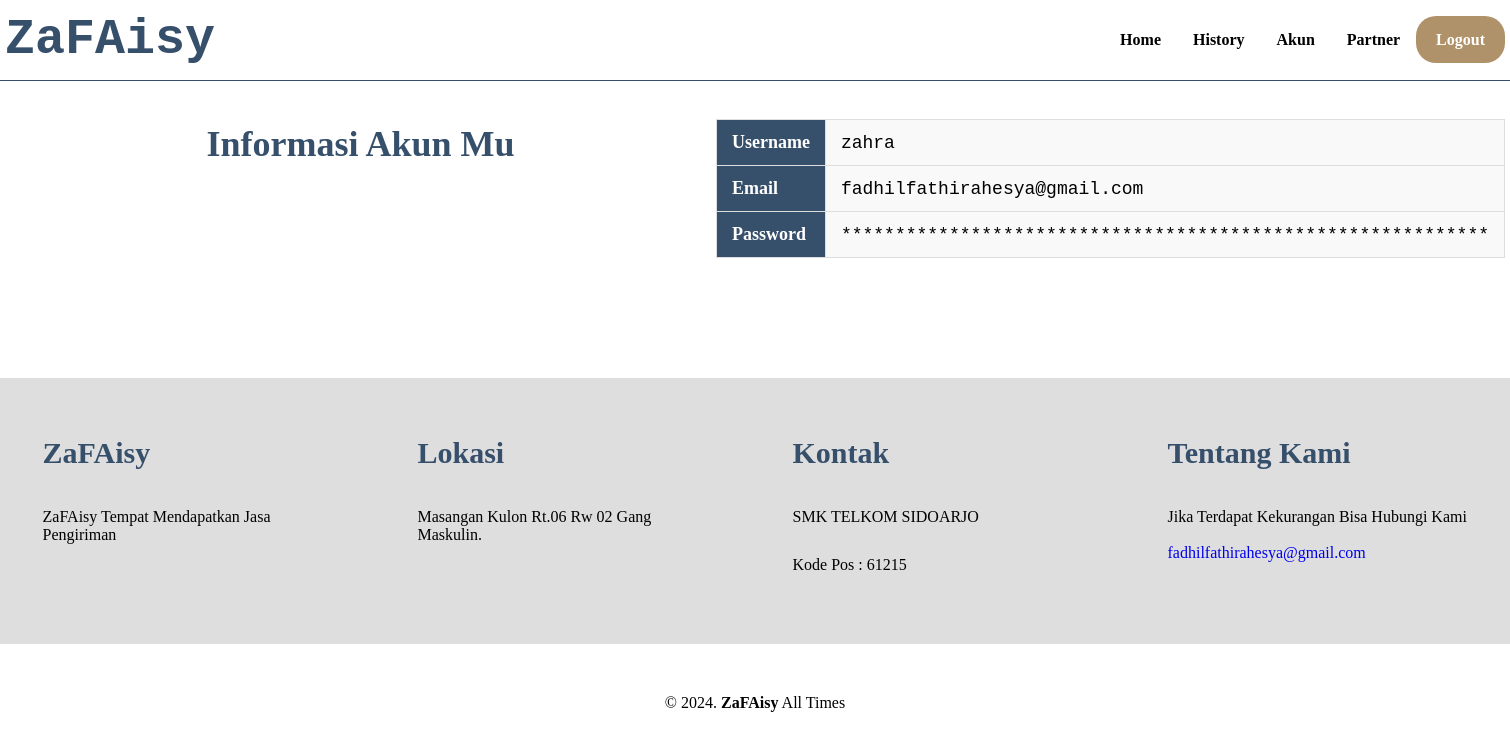
Screenshot of /check.php (signed in) with the database file from the repository.
### tables this page shows
CREATE TABLE `users` (
  `id` int(11) NOT NULL,
  `username` varchar(50) NOT NULL,
  `password` varchar(255) NOT NULL,
  `email` varchar(100) NOT NULL,
  `role` enum('user','admin') NOT NULL,
  `plain_password` varchar(255) DEFAULT NULL
);

### check.php (the view, shortened to what this page needs)
<?php
include("koneksi/database.php");
$user_id = $_SESSION['user_id'];
$sql = "SELECT username, email, password FROM users WHERE id = ?";
$stmt = $conn->prepare($sql);
$stmt->bind_param("i", $user_id);
$stmt->execute();
$stmt->bind_result($username, $email, $password);
?>
<!DOCTYPE html>
<html lang="en">
<head>
    <link rel="stylesheet" href="style.css">
</head>
<body>
    <nav>
        <div class="wrapper">
            <div class="logo"><a href="index.php">ZaFAisy</a></div>
            <div class="menu">
                <ul>
                    <li><a href="barang.php">Home</a></li>
                    <li><a href="history.php">History</a></li>
                    <li><a href="check.php">Akun</a></li>
                    <li><a href="partner.php">Partner</a></li>
                    <li><a href="logout.php" class="tbl-biru">Logout</a></li>
                </ul>
            </div>
        </div>
    </nav> <br>
    <div class="wrapper">
        <section id="check-account">
            <h2>Informasi Akun Mu</h2>
            <table>
                <tr>
                    <th>Username</th>
                    <td><?php echo htmlspecialchars($username); ?></td>
                </tr>
                <tr>
                    <th>Email</th>
                    <td><?php echo htmlspecialchars($email); ?></td>
                </tr>
                <tr>
                    <th>Password</th>
                    <td><?php echo str_repeat('*', strlen($password)); ?></td>
                </tr>
            </table>
        </section>
    </div>
    <div id="contact">
        <div class="wrapper">
            <div class="footer">
                <div class="footer-section">
                    <h3>ZaFAisy</h3>
                    <p>ZaFAisy Tempat Mendapatkan Jasa Pengiriman</p>
                </div>
                <div class="footer-section">
                    <h3>Lokasi</h3>
                    <p>Masangan Kulon Rt.06 Rw 02 Gang Maskulin.</p>
                </div>
                <div class="footer-section">
                    <h3>Kontak</h3>
                    <p>SMK TELKOM SIDOARJO</p>
                    <p>Kode Pos : 61215</p>
                </div>
                <div class="footer-section">
                    <h3>Tentang Kami</h3>
                    <p>Jika Terdapat Kekurangan Bisa Hubungi Kami <br><br><a href="mailto:fadhilfathirahesya@gmail.com">fadhilfathirahesya@gmail.com</a></p>
                </div>
            </div>
        </div>
    </div>
    <div id="copyright">
        <div class="wrapper">
            &copy; 2024. <b>ZaFAisy</b> All Times
        </div>
    </div>
</body>
</html>

### style.css (style rules this page uses)
* { text-decoration: none; margin: 0; padding: 0; }
body { margin: 0; padding: 0; font-family: 'Times New Roman', Times, serif; }
.wrapper { width: 1500px; margin: auto; position: relative; }
.logo a { font-size: 50px; font-weight: bold; float: left; font-family: courier; color: #364f6b; }
.menu { float: right; }
nav { width: 100%; margin: auto; display: flex; line-height: 80px; position: sticky; position: -webkit-sticky; top: 0; background: #ffffff; z-index: 1; border-bottom: 1px solid #364f6b; }
nav ul { list-style: none; margin: 0; padding: 0; overflow: hidden; }
nav ul li { float: left; }
nav ul li a { color: black; font-weight: bold; text-align: center; padding: 0 16px; text-decoration: none; }
section { margin: auto; display: flex; margin-bottom: 50px; }
h2 { font-family: 'comic sans ms'; font-weight: 800; font-size: 45px; margin-bottom: 20px; color: #364f6b; width: 100%; line-height: 50px; }
a.tbl-biru { background: #B0926A; border-radius: 20px; margin-top: 20px; padding: 15px 20px; color: #ffffff; cursor: pointer; font-weight: bold; }
p { margin: 10px 0; padding: 10px 0; }
#contact { background: #dedede; padding: 50px 0; }
.footer { width: 100%; position: relative; display: flex; flex-wrap: wrap; margin: auto; }
.footer-section { width: 20%; margin: 0 auto; }
h3 { font-family: 'comic sans ms'; font-weight: 800; font-size: 30px; margin-bottom: 20px; color: #364f6b; width: 100%; line-height: 50px; }
#copyright { text-align: center; width: 100%; padding: 50px 0; }
#check-account { padding: 20px 0; text-align: center; }
#check-account h2 { font-size: 36px; color: #364f6b; margin-bottom: 20px; }
#check-account table { width: 80%; margin: auto; border-collapse: collapse; margin-bottom: 50px; }
#check-account th, #check-account td { padding: 12px 15px; border: 1px solid #ddd; text-align: left; font-size: 18px; }
#check-account th { background-color: #364f6b; color: #fff; }
#check-account td { background-color: #f9f9f9; }
#check-account td:last-child { font-family: 'Courier New', Courier, monospace; }

### rows the page displays
users: username "zahra", email "fadhilfathirahesya@gmail.com", password "************************************************************"
